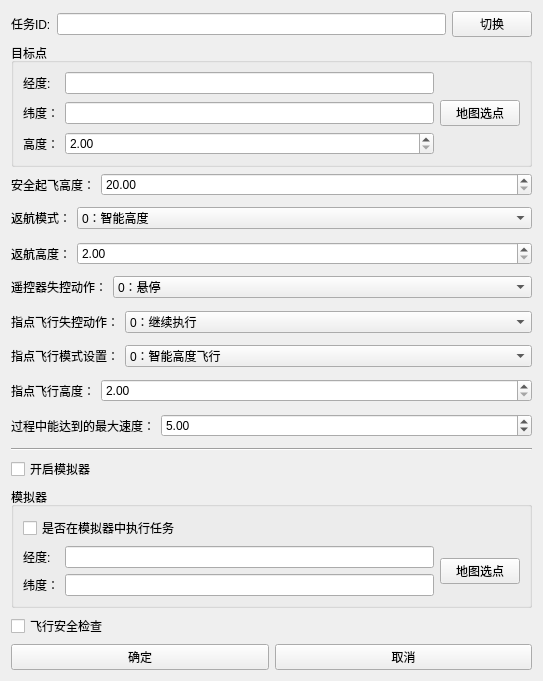
<?xml version="1.0" encoding="UTF-8"?>
<ui version="4.0">
 <class>IUAVFlyManage_DJI_TakeoffToPoint</class>
 <widget class="QWidget" name="IUAVFlyManage_DJI_TakeoffToPoint">
  <property name="geometry">
   <rect>
    <x>0</x>
    <y>0</y>
    <width>543</width>
    <height>681</height>
   </rect>
  </property>
  <property name="windowTitle">
   <string>Form</string>
  </property>
  <layout class="QGridLayout" name="gridLayout_5">
   <item row="0" column="0">
    <layout class="QGridLayout" name="gridLayout_4">
     <item row="0" column="0">
      <widget class="QLabel" name="label">
       <property name="text">
        <string>任务ID:</string>
       </property>
      </widget>
     </item>
     <item row="0" column="1">
      <widget class="QLineEdit" name="lineEdit_taskId"/>
     </item>
     <item row="0" column="2">
      <widget class="QPushButton" name="pushButton_updateID">
       <property name="text">
        <string>切换</string>
       </property>
      </widget>
     </item>
    </layout>
   </item>
   <item row="1" column="0">
    <widget class="QGroupBox" name="groupBox">
     <property name="title">
      <string>目标点</string>
     </property>
     <layout class="QGridLayout" name="gridLayout">
      <item row="0" column="0">
       <widget class="QLabel" name="label_2">
        <property name="text">
         <string>经度:</string>
        </property>
       </widget>
      </item>
      <item row="0" column="1">
       <widget class="QLineEdit" name="lineEdit_targetpoint_lontitude"/>
      </item>
      <item row="1" column="0">
       <widget class="QLabel" name="label_3">
        <property name="text">
         <string>纬度：</string>
        </property>
       </widget>
      </item>
      <item row="1" column="1">
       <widget class="QLineEdit" name="lineEdit_targetpoint_latitude"/>
      </item>
      <item row="1" column="2">
       <widget class="QPushButton" name="pushButton_map_selecting_point">
        <property name="text">
         <string>地图选点</string>
        </property>
       </widget>
      </item>
      <item row="2" column="0">
       <widget class="QLabel" name="label_4">
        <property name="text">
         <string>高度：</string>
        </property>
       </widget>
      </item>
      <item row="2" column="1">
       <widget class="QDoubleSpinBox" name="doubleSpinBox_targetpoint_height">
        <property name="minimum">
         <double>2.000000000000000</double>
        </property>
        <property name="maximum">
         <double>1500.000000000000000</double>
        </property>
       </widget>
      </item>
     </layout>
    </widget>
   </item>
   <item row="2" column="0">
    <layout class="QFormLayout" name="formLayout">
     <item row="0" column="0">
      <widget class="QLabel" name="label_5">
       <property name="text">
        <string>安全起飞高度：</string>
       </property>
      </widget>
     </item>
     <item row="0" column="1">
      <widget class="QDoubleSpinBox" name="doubleSpinBox_safeflight_altitude">
       <property name="minimum">
        <double>20.000000000000000</double>
       </property>
       <property name="maximum">
        <double>1500.000000000000000</double>
       </property>
      </widget>
     </item>
    </layout>
   </item>
   <item row="3" column="0">
    <layout class="QFormLayout" name="formLayout_2">
     <item row="0" column="0">
      <widget class="QLabel" name="label_6">
       <property name="text">
        <string>返航模式：</string>
       </property>
      </widget>
     </item>
     <item row="0" column="1">
      <widget class="QComboBox" name="comboBox_return_wayline_mode">
       <item>
        <property name="text">
         <string>0：智能高度</string>
        </property>
       </item>
       <item>
        <property name="text">
         <string>1：设定高度</string>
        </property>
       </item>
      </widget>
     </item>
    </layout>
   </item>
   <item row="4" column="0">
    <layout class="QFormLayout" name="formLayout_3">
     <item row="0" column="0">
      <widget class="QLabel" name="label_7">
       <property name="text">
        <string>返航高度：</string>
       </property>
      </widget>
     </item>
     <item row="0" column="1">
      <widget class="QDoubleSpinBox" name="doubleSpinBox_return_wayline_altitude">
       <property name="minimum">
        <double>2.000000000000000</double>
       </property>
       <property name="maximum">
        <double>1500.000000000000000</double>
       </property>
      </widget>
     </item>
    </layout>
   </item>
   <item row="5" column="0">
    <layout class="QFormLayout" name="formLayout_4">
     <item row="0" column="0">
      <widget class="QLabel" name="label_8">
       <property name="text">
        <string>遥控器失控动作：</string>
       </property>
      </widget>
     </item>
     <item row="0" column="1">
      <widget class="QComboBox" name="comboBox_outof_remotecontrol_action">
       <item>
        <property name="text">
         <string>0：悬停</string>
        </property>
       </item>
       <item>
        <property name="text">
         <string>1：着陆（降落）</string>
        </property>
       </item>
       <item>
        <property name="text">
         <string>2：返航</string>
        </property>
       </item>
      </widget>
     </item>
    </layout>
   </item>
   <item row="6" column="0">
    <layout class="QFormLayout" name="formLayout_5">
     <item row="0" column="0">
      <widget class="QLabel" name="label_9">
       <property name="text">
        <string>指点飞行失控动作：</string>
       </property>
      </widget>
     </item>
     <item row="0" column="1">
      <widget class="QComboBox" name="comboBox_selected_flight_outof_control_action">
       <item>
        <property name="text">
         <string>0：继续执行</string>
        </property>
       </item>
       <item>
        <property name="text">
         <string>1：退出指点飞行，执行普通失控行为</string>
        </property>
       </item>
      </widget>
     </item>
    </layout>
   </item>
   <item row="7" column="0">
    <layout class="QFormLayout" name="formLayout_6">
     <item row="0" column="0">
      <widget class="QLabel" name="label_10">
       <property name="text">
        <string>指点飞行模式设置：</string>
       </property>
      </widget>
     </item>
     <item row="0" column="1">
      <widget class="QComboBox" name="comboBox_selected_flight_mode">
       <item>
        <property name="text">
         <string>0：智能高度飞行</string>
        </property>
       </item>
       <item>
        <property name="text">
         <string>1：设定高度飞行</string>
        </property>
       </item>
      </widget>
     </item>
    </layout>
   </item>
   <item row="8" column="0">
    <layout class="QFormLayout" name="formLayout_7">
     <item row="0" column="0">
      <widget class="QLabel" name="label_11">
       <property name="text">
        <string>指点飞行高度：</string>
       </property>
      </widget>
     </item>
     <item row="0" column="1">
      <widget class="QDoubleSpinBox" name="doubleSpinBox_selected_flight_altitude">
       <property name="minimum">
        <double>2.000000000000000</double>
       </property>
       <property name="maximum">
        <double>3000.000000000000000</double>
       </property>
      </widget>
     </item>
    </layout>
   </item>
   <item row="9" column="0">
    <layout class="QFormLayout" name="formLayout_8">
     <item row="0" column="0">
      <widget class="QLabel" name="label_12">
       <property name="text">
        <string>过程中能达到的最大速度：</string>
       </property>
      </widget>
     </item>
     <item row="0" column="1">
      <widget class="QDoubleSpinBox" name="doubleSpinBox_task_max_speed">
       <property name="minimum">
        <double>1.000000000000000</double>
       </property>
       <property name="maximum">
        <double>15.000000000000000</double>
       </property>
       <property name="value">
        <double>5.000000000000000</double>
       </property>
      </widget>
     </item>
    </layout>
   </item>
   <item row="10" column="0">
    <widget class="Line" name="line">
     <property name="orientation">
      <enum>Qt::Horizontal</enum>
     </property>
    </widget>
   </item>
   <item row="11" column="0">
    <widget class="QCheckBox" name="checkBox_isopen_simulator">
     <property name="text">
      <string>开启模拟器</string>
     </property>
    </widget>
   </item>
   <item row="12" column="0">
    <widget class="QGroupBox" name="groupBox_2">
     <property name="title">
      <string>模拟器</string>
     </property>
     <layout class="QGridLayout" name="gridLayout_2">
      <item row="0" column="0" colspan="3">
       <widget class="QCheckBox" name="checkBox_isexecution_in_simulator">
        <property name="text">
         <string>是否在模拟器中执行任务</string>
        </property>
       </widget>
      </item>
      <item row="1" column="0">
       <widget class="QLabel" name="label_14">
        <property name="text">
         <string>经度:</string>
        </property>
       </widget>
      </item>
      <item row="1" column="1">
       <widget class="QLineEdit" name="lineEdit_simulator_lontitude"/>
      </item>
      <item row="2" column="0">
       <widget class="QLabel" name="label_15">
        <property name="text">
         <string>纬度：</string>
        </property>
       </widget>
      </item>
      <item row="2" column="1">
       <widget class="QLineEdit" name="lineEdit_simulator_latitude"/>
      </item>
      <item row="1" column="2" rowspan="2">
       <widget class="QPushButton" name="pushButton_simulator_map_selectedpoint">
        <property name="text">
         <string>地图选点</string>
        </property>
       </widget>
      </item>
     </layout>
    </widget>
   </item>
   <item row="13" column="0">
    <widget class="QCheckBox" name="checkBox_flight_safe_checked">
     <property name="text">
      <string>飞行安全检查</string>
     </property>
    </widget>
   </item>
   <item row="14" column="0">
    <layout class="QGridLayout" name="gridLayout_3">
     <item row="0" column="0">
      <widget class="QPushButton" name="pushButton_confirm">
       <property name="text">
        <string>确定</string>
       </property>
      </widget>
     </item>
     <item row="0" column="1">
      <widget class="QPushButton" name="pushButton_cancal">
       <property name="text">
        <string>取消</string>
       </property>
      </widget>
     </item>
    </layout>
   </item>
  </layout>
 </widget>
 <resources/>
 <connections/>
</ui>
